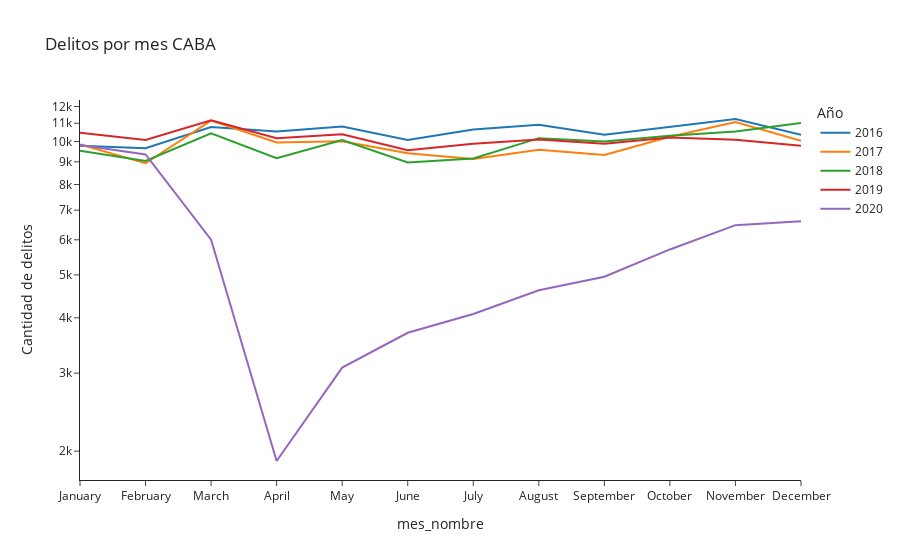

The code cell stored with this chart in its notebook:
### Code cell
fig = px.line(df_mes, x = 'mes_nombre', y = 'count',
            color = 'anio',
            template = 'simple_white',
            labels = {'count' : 'Cantidad de delitos', 'mes': 'Meses', 'anio':'Año'},
            title = 'Delitos por mes CABA',
            hover_name = 'mes_nombre',
            height = 500, 
            log_y = True
            )
fig.show()

### Figure 1 — Plotly figure (JSON) as saved in the notebook; plotly's stock layout.template omitted (floating-point values rounded to 4 significant figures)
{"data": [{"hovertemplate": "<b>%{hovertext}</b><br><br>Año=2016<br>mes_nombre=%{x}<br>Cantidad de delitos=%{y}<extra></extra>", "hovertext": ["January", "February", "March", "April", "May", "June", "July", "August", "September", "October", "November", "December"], "legendgroup": "2016", "line": {"color": "#1F77B4", "dash": "solid"}, "mode": "lines", "name": "2016", "orientation": "v", "showlegend": true, "type": "scatter", "x": ["January", "February", "March", "April", "May", "June", "July", "August", "September", "October", "November", "December"], "xaxis": "x", "y": [9787, 9659, 10786, 10536, 10813, 10082, 10641, 10907, 10361, 10780, 11244, 10361], "yaxis": "y"}, {"hovertemplate": "<b>%{hovertext}</b><br><br>Año=2017<br>mes_nombre=%{x}<br>Cantidad de delitos=%{y}<extra></extra>", "hovertext": ["January", "February", "March", "April", "May", "June", "July", "August", "September", "October", "November", "December"], "legendgroup": "2017", "line": {"color": "#FF7F0E", "dash": "solid"}, "mode": "lines", "name": "2017", "orientation": "v", "showlegend": true, "type": "scatter", "x": ["January", "February", "March", "April", "May", "June", "July", "August", "September", "October", "November", "December"], "xaxis": "x", "y": [9855, 8933, 11148, 9950, 10016, 9408, 9133, 9584, 9329, 10248, 11074, 10045], "yaxis": "y"}, {"hovertemplate": "<b>%{hovertext}</b><br><br>Año=2018<br>mes_nombre=%{x}<br>Cantidad de delitos=%{y}<extra></extra>", "hovertext": ["January", "February", "March", "April", "May", "June", "July", "August", "September", "October", "November", "December"], "legendgroup": "2018", "line": {"color": "#2CA02C", "dash": "solid"}, "mode": "lines", "name": "2018", "orientation": "v", "showlegend": true, "type": "scatter", "x": ["January", "February", "March", "April", "May", "June", "July", "August", "September", "October", "November", "December"], "xaxis": "x", "y": [9535, 9044, 10437, 9170, 10080, 8967, 9161, 10179, 10006, 10303, 10539, 11012], "yaxis": "y"}, {"hovertemplate": "<b>%{hovertext}</b><br><br>Año=2019<br>mes_nombre=%{x}<br>Cantidad de delitos=%{y}<extra></extra>", "hovertext": ["January", "February", "March", "April", "May", "June", "July", "August", "September", "October", "November", "December"], "legendgroup": "2019", "line": {"color": "#D62728", "dash": "solid"}, "mode": "lines", "name": "2019", "orientation": "v", "showlegend": true, "type": "scatter", "x": ["January", "February", "March", "April", "May", "June", "July", "August", "September", "October", "November", "December"], "xaxis": "x", "y": [10463, 10078, 11174, 10171, 10385, 9555, 9886, 10103, 9888, 10219, 10090, 9780], "yaxis": "y"}, {"hovertemplate": "<b>%{hovertext}</b><br><br>Año=2020<br>mes_nombre=%{x}<br>Cantidad de delitos=%{y}<extra></extra>", "hovertext": ["January", "February", "March", "April", "May", "June", "July", "August", "September", "October", "November", "December"], "legendgroup": "2020", "line": {"color": "#9467BD", "dash": "solid"}, "mode": "lines", "name": "2020", "orientation": "v", "showlegend": true, "type": "scatter", "x": ["January", "February", "March", "April", "May", "June", "July", "August", "September", "October", "November", "December"], "xaxis": "x", "y": [9817, 9353, 6006, 1900, 3088, 3701, 4080, 4615, 4952, 5707, 6475, 6609], "yaxis": "y"}], "layout": {"autosize": true, "legend": {"title": {"text": "Año"}, "tracegroupgap": 0}, "title": {"text": "Delitos por mes CABA"}, "xaxis": {"anchor": "y", "autorange": true, "domain": [0, 1], "range": [0, 11], "title": {"text": "mes_nombre"}, "type": "category"}, "yaxis": {"anchor": "x", "autorange": true, "domain": [0, 1], "range": [3.236, 4.094], "title": {"text": "Cantidad de delitos"}, "type": "log"}}}
